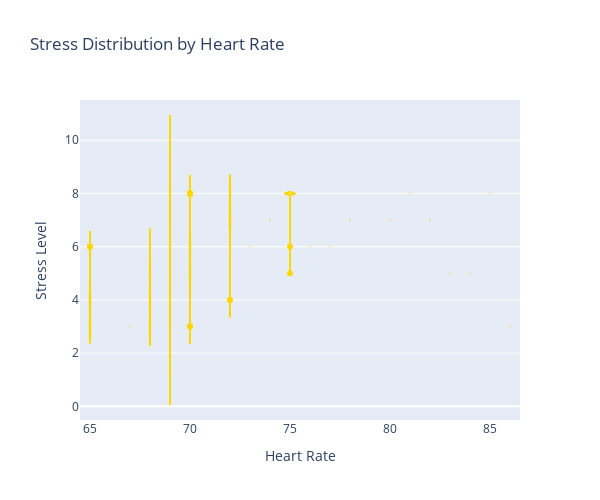

The notebook cell saved with this chart:
### Code cell
fig = px.violin(stress, x='Heart Rate', y='Stress Level', title='Stress Distribution by Heart Rate', color_discrete_sequence=['#FFD700'])
fig.update_layout(xaxis_title='Heart Rate', yaxis_title='Stress Level',width=600,height=500)
fig.show()

### Figure 1 — Plotly figure (JSON) as saved in the notebook; plotly's stock layout.template omitted (floating-point values rounded to 4 significant figures; data arrays with more than 128 entries replaced by an {"elided": "..."} marker saying what was removed)
{"data": [{"alignmentgroup": "True", "box": {"visible": false}, "hovertemplate": "Heart Rate=%{x}<br>Stress Level=%{y}<extra></extra>", "legendgroup": "", "marker": {"color": "#FFD700"}, "name": "", "offsetgroup": "", "orientation": "v", "scalegroup": "True", "showlegend": false, "type": "violin", "x": {"elided": "374 int values"}, "x0": " ", "xaxis": "x", "y": {"elided": "374 int values"}, "y0": " ", "yaxis": "y"}], "layout": {"height": 500, "legend": {"tracegroupgap": 0}, "title": {"text": "Stress Distribution by Heart Rate"}, "violinmode": "group", "width": 600, "xaxis": {"anchor": "y", "autorange": true, "domain": [0, 1], "range": [64.5, 86.5], "title": {"text": "Heart Rate"}, "type": "linear"}, "yaxis": {"anchor": "x", "autorange": true, "domain": [0, 1], "range": [-0.5126, 11.51], "title": {"text": "Stress Level"}, "type": "linear"}}}
